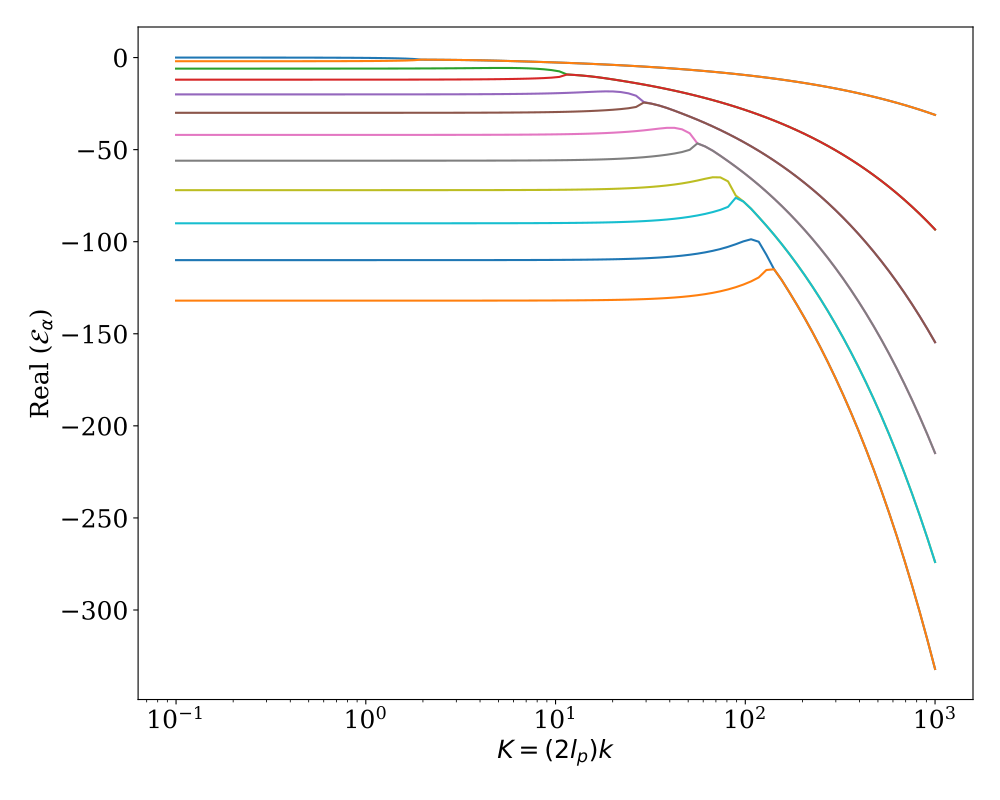

Write Python code to recreate this figure.
import matplotlib.pyplot as plt
import numpy as np
from wlcstat.wlcgreen import *

num_k = 100
k_val_0 = 1e-1
k_val_f = 1e3
k_val = np.logspace(np.log10(k_val_0), np.log10(k_val_f), num_k)
mu=0
dimensions = 3
num_poles = min(12, 26-mu)
poles = np.zeros((num_k, num_poles), dtype=type(1 + 1j))
for i_k_val in range(num_k):
    poles_k_val, resi_k_val = eval_poles_and_residues(k_val[i_k_val],mu,dimensions)
    for i_pole in range(num_poles):
        poles[i_k_val, i_pole] = poles_k_val[i_pole]

plt.figure(figsize=(10,8))
font = {'family' : 'serif',
    'weight':'normal',
    'size': 18}
plt.rc('font', **font)

for i_pole in range(num_poles):
    plt.semilogx(k_val, np.real(poles[:, i_pole]))

plt.xlabel(r'$K = (2l_{p}) k$')
plt.ylabel(r'Real ($\mathcal{E}_{\alpha}$)')
plt.tight_layout()
plt.show()
